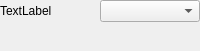
<?xml version="1.0" encoding="UTF-8"?>
<ui version="4.0">
 <class>ListPropertiesView_UI</class>
 <widget class="QWidget" name="ListPropertiesView_UI">
  <property name="geometry">
   <rect>
    <x>0</x>
    <y>0</y>
    <width>200</width>
    <height>51</height>
   </rect>
  </property>
  <layout class="QGridLayout">
   <property name="margin">
    <number>0</number>
   </property>
   <property name="spacing">
    <number>0</number>
   </property>
   <item row="0" column="0">
    <widget class="QLabel" name="labelName">
     <property name="text">
      <string>TextLabel</string>
     </property>
    </widget>
   </item>
   <item row="0" column="1">
    <widget class="KComboBox" name="comboList"/>
   </item>
   <item row="1" column="0" colspan="2">
    <widget class="QWidget" name="widgetComment" native="true">
     <layout class="QGridLayout" name="_2">
      <property name="leftMargin">
       <number>2</number>
      </property>
      <property name="topMargin">
       <number>0</number>
      </property>
      <property name="rightMargin">
       <number>2</number>
      </property>
      <property name="bottomMargin">
       <number>5</number>
      </property>
      <item row="0" column="0">
       <widget class="QLabel" name="labelComment">
        <property name="textFormat">
         <enum>Qt::RichText</enum>
        </property>
        <property name="alignment">
         <set>Qt::AlignLeading|Qt::AlignLeft|Qt::AlignTop</set>
        </property>
        <property name="wordWrap">
         <bool>true</bool>
        </property>
       </widget>
      </item>
     </layout>
    </widget>
   </item>
  </layout>
 </widget>
 <customwidgets>
  <customwidget>
   <class>KComboBox</class>
   <extends>QComboBox</extends>
   <header>kcombobox.h</header>
  </customwidget>
 </customwidgets>
 <resources/>
 <connections/>
</ui>
